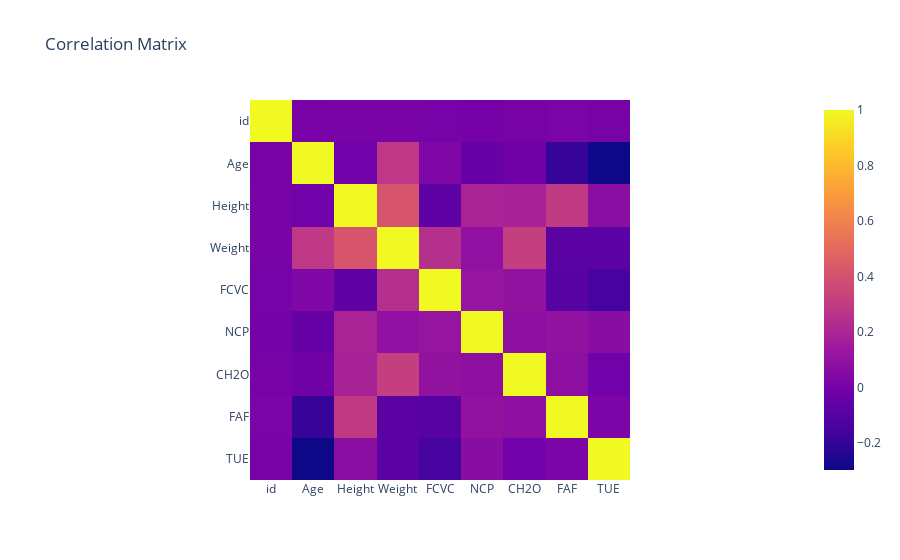

Write notebook code for a chart like this one.
### Code cell
corr_matrix = train0.select_dtypes(np.number).corr()

fig = px.imshow(corr_matrix, title= "Correlation Matrix", )
fig.show()

### Figure 1 — Plotly figure (JSON) as saved in the notebook; plotly's stock layout.template omitted (floating-point values rounded to 4 significant figures)
{"data": [{"coloraxis": "coloraxis", "hovertemplate": "x: %{x}<br>y: %{y}<br>color: %{z}<extra></extra>", "name": "0", "type": "heatmap", "x": ["id", "Age", "Height", "Weight", "FCVC", "NCP", "CH2O", "FAF", "TUE"], "xaxis": "x", "y": ["id", "Age", "Height", "Weight", "FCVC", "NCP", "CH2O", "FAF", "TUE"], "yaxis": "y", "z": [[1, 0.007634, 0.01204, 0.01402, 0.002098, -0.0003324, 0.007917, 0.01672, 0.007667], [0.007634, 1, -0.01171, 0.2834, 0.03441, -0.04848, -0.01633, -0.1923, -0.2962], [0.01204, -0.01171, 1, 0.4167, -0.07155, 0.1914, 0.1837, 0.2953, 0.07643], [0.01402, 0.2834, 0.4167, 1, 0.2457, 0.09595, 0.3179, -0.08484, -0.08647], [0.002098, 0.03441, -0.07155, 0.2457, 1, 0.1133, 0.1013, -0.08982, -0.1478], [-0.0003324, -0.04848, 0.1914, 0.09595, 0.1133, 1, 0.08095, 0.1009, 0.06746], [0.007917, -0.01633, 0.1837, 0.3179, 0.1013, 0.08095, 1, 0.08293, -0.01065], [0.01672, -0.1923, 0.2953, -0.08484, -0.08982, 0.1009, 0.08293, 1, 0.02121], [0.007667, -0.2962, 0.07643, -0.08647, -0.1478, 0.06746, -0.01065, 0.02121, 1]]}], "layout": {"coloraxis": {"colorscale": [[0, "#0d0887"], [0.1111, "#46039f"], [0.2222, "#7201a8"], [0.3333, "#9c179e"], [0.4444, "#bd3786"], [0.5556, "#d8576b"], [0.6667, "#ed7953"], [0.7778, "#fb9f3a"], [0.8889, "#fdca26"], [1, "#f0f921"]]}, "title": {"text": "Correlation Matrix"}, "xaxis": {"anchor": "y", "constrain": "domain", "domain": [0, 1], "scaleanchor": "y"}, "yaxis": {"anchor": "x", "autorange": "reversed", "constrain": "domain", "domain": [0, 1]}}}
